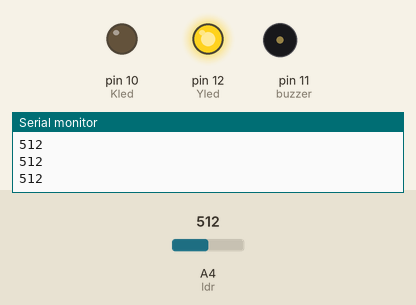
Bench run of a sketch on a simulated Arduino Uno, built with avr-gcc and run on an emulated ATmega328P. On the bench: output pins drawn as LEDs (lit = HIGH), buzzer (waves = sounding), the last lines printed to the serial monitor. Inputs (shaded band) come from the test bench; at power-on: A4 (ldr) = 512.

Above: at 1.2 s.
1.3 s: A4 (ldr) set to 484
At 1.9 s:
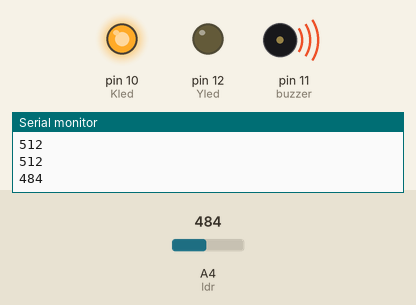
4.3 s: A4 (ldr) set to 510
At 5.4 s:
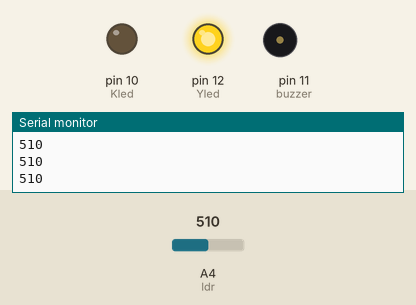
5.8 s: A4 (ldr) set to 490
At 7.2 s:
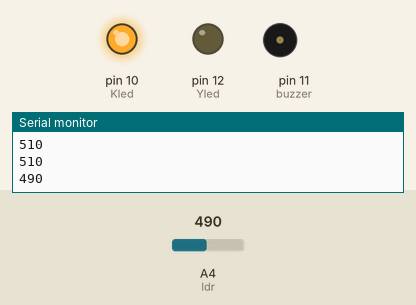
Timing chart, 0 to 14.8 s (numbered marks = the images above; inputs shaded):
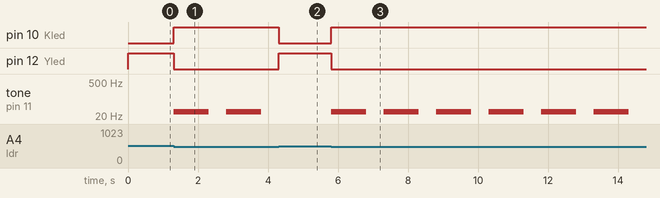

The sketch:

Laser_Tripwire_Alarm_Button.ino
```cpp
int Kled=10;       //değişkenler ve pinleri
int Yled=12;
int buzzer=11;
int ldr=A4;

void setup(){
  Serial.begin(9600);
  pinMode(Kled,OUTPUT);     //pinleri çıkış olarak ayarlama
   pinMode(Yled,OUTPUT);
  pinMode(buzzer,OUTPUT);
}

void loop(){

  int ldrdeger=analogRead(ldr);
  Serial.println(ldrdeger);
  if(ldrdeger<500)      // değer 500 den küçük ise

  {
    digitalWrite(Kled,HIGH);
    digitalWrite(Yled,LOW);   // yeşil ışık söner kırmızı ışık yanar
    tone(buzzer,30);
    delay(1000);
    noTone (buzzer);         // buzzer belirli aralıklarda öter
    delay(500);
     tone(buzzer,30);

  }
  else
  {
     digitalWrite(Kled,LOW);
     digitalWrite(Yled,HIGH);   //değer 500 den küçük değil ise yeşil ışık yanar kırmızı ışık söner
     noTone(buzzer);            //buzzer yanmaz
  }
}
```

Measured:
- the behaviour switches between 500 and 499 on A4 (ldr) (found by bisection; images 0 and 1)
- after the input at 1.3 s, pin 10 (Kled): LOW → HIGH at once; pin 12 (Yled): HIGH → LOW at once; tone on pin 11 (buzzer): alternates 30 Hz for 1.0 s and silent for 0.50 s, starting at once
- after the input at 4.3 s, pin 10 (Kled): HIGH → LOW at once; pin 12 (Yled): LOW → HIGH at once; tone on pin 11 (buzzer): stays silent (without the input it goes to 30 Hz after 0.01 s)
- after the input at 5.8 s, pin 10 (Kled): LOW → HIGH at once; pin 12 (Yled): HIGH → LOW at once; tone on pin 11 (buzzer): alternates 30 Hz for 1.0 s and silent for 0.50 s, starting at once
